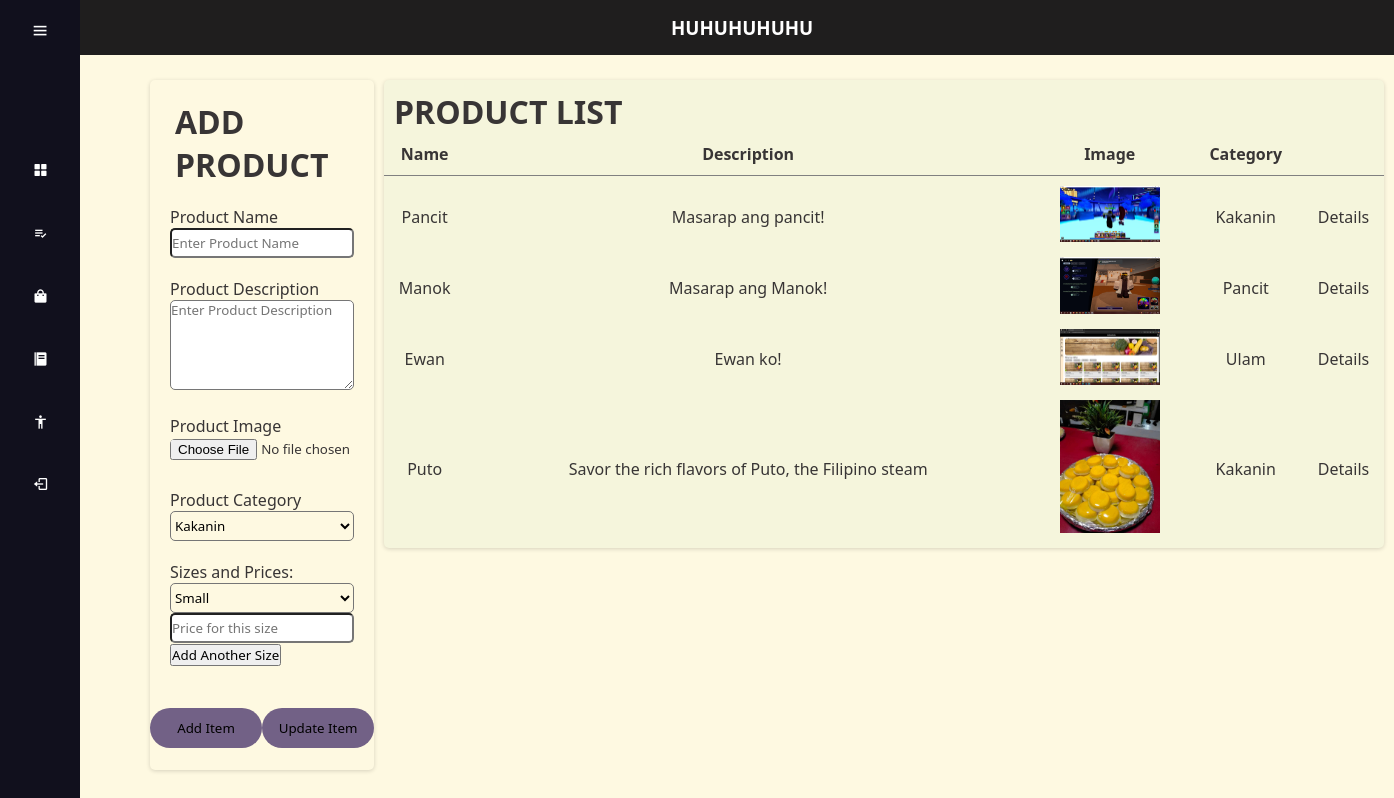
Screenshot of /SAAD/admin.php with the database file from the repository.
### tables this page shows
CREATE TABLE `food` (
  `food_id` int(10) NOT NULL,
  `Name` varchar(20) NOT NULL,
  `Description` varchar(50) NOT NULL,
  `Image` varchar(50) NOT NULL,
  `category_id` int(11) DEFAULT NULL
);

CREATE TABLE `category` (
  `category_id` int(11) NOT NULL,
  `category_name` varchar(255) NOT NULL
);

### SAAD/admin.php (the view, shortened to what this page needs)
<?php
include('connection.php');
?>
<!DOCTYPE html>
<html lang="en">
<head>
    <link rel="stylesheet" type="text/css" href="css/admin.css">
    <link href='https://unpkg.com/boxicons@2.1.4/css/boxicons.min.css' rel='stylesheet'>
</head>
<body>
    <div class="sidebar">
        <div class="top">
            <i class="bx bx-menu" id="btn"></i>
        </div>
        <div class="user">
            <div>
            </div>
        </div>
        <ul>
            <li>
                <a href="#">
                    <i class="bx bxs-grid-alt"></i>
                </a>
            </li>
            <li>
                <a href="#">
                    <i class="bx bx-list-check"></i>
                </a>
            </li>
            <li>
                <a href="#">
                    <i class="bx bxs-shopping-bag"></i>
                </a>
            </li>
            <li>
                <a href="#">
                    <i class="bx bxs-food-menu"></i>
                </a>
            </li>
            <li>
                <a href="#">
                    <i class="bx bx-body"></i>
                </a>
            </li>
            <li>
                <a href="#">
                    <i class="bx bx-log-out"></i>
                </a>
            </li>
        </ul>
    </div>
    <h3 class="head-t">HUHUHUHUHU</h3>
    <div class="product-container">
        <form action="<?php echo htmlspecialchars($_SERVER["PHP_SELF"]); ?>" method="post" enctype="multipart/form-data">
        <div class="product-box">
            <div class="product-header">
                <h1 class="product-title">ADD PRODUCT</h1>
            </div>
            <div class="edit-product">
                <label for="name">Product Name</label>
                <br>
                <input type="text" id="name" name="name" placeholder="Enter Product Name" required>
            </div>
            <div class="edit-product">
                <label for="description">Product Description</label>
                <br>
                <textarea id="description" name="description" placeholder="Enter Product Description" required></textarea>
            </div>
            <div class="edit-product">
                <label for="image">Product Image</label>
                <br>
                <input type="file" id="image" name="image" required>
            </div>
            <div class="edit-product">
                <label for="image">Product Category</label>
                <br>
                <select name="category" id="category" required>
                    <?php
                    $category_sql = "SELECT category_name FROM category";
                    $category_result = $conn->query($category_sql);
                    while ($category_row = $category_result->fetch_assoc()) {
                        echo "<option value='" . $category_row['category_name'] . "'>" . $category_row['category_name'] . "</option>";
                    }
                    ?>
                </select>
            </div>
            <div class="edit-product">
                <div id="size-pricing">
                    <label>Sizes and Prices:</label>
                    <br>
                    <div class="size-group">
                        <select name="sizes[]" required>
                            <?php
                            $size_query = "SELECT size_id, size_name FROM size";
                            $result = $conn->query($size_query);
                            if ($result->num_rows > 0) {
                                while ($row = $result->fetch_assoc()) {
                                    echo "<option value='" . $row['size_id'] . "'>" . $row['size_name'] . "</option>";
                                }
                            } else {
                                echo "<option value=''>No sizes available</option>";
                            }
                            ?>
                        </select>
                        <input type="text" name="prices[]" placeholder="Price for this size" required>
                        <br>
                        <button type="button" onclick="addSize()">Add Another Size</button>
                    </div>
                    <br>
                </div>
            </div>
            <div class="submit">
                <input type="submit" value="Add Item">
                <input type="submit" value="Update Item">
            </div>
            <br>
        </div>
        </form>
        <div class="products">
            <div class="header-container">
                <h1 class="title-container">PRODUCT LIST</h1>
            </div>
            <div class="product-list">
                <?php
                include('connection.php');
                $sql = "SELECT f.name AS food_name, f.description, f.image, c.category_name
                        FROM food f
                        LEFT JOIN category c ON f.category_id = c.category_id";
                $result = $conn->query($sql);
                if ($result->num_rows > 0) {
                    echo "<table class='table-header'>
                            <tr class='row-header'>
                                <th>Name</th>
                                <th>Description</th>
                                <th>Image</th>
                                <th>Category</th>
                                <th></th>
                            </tr>";
                    while ($row = $result->fetch_assoc()) {
                        echo "<tr>
                                <td>" . htmlspecialchars($row['food_name']) . "</td>
                                <td>" . htmlspecialchars($row['description']) . "</td>
                                <td><img src='" . htmlspecialchars($row['image']) . "' alt='Product Image' width='100'></td>
                                <td>" . htmlspecialchars($row['category_name'] ?: 'Uncategorized') . "</td>
                                <td>Details</td>
                            </tr>";
                    }
                    echo "</table>";
                } else {
                    echo "<p>No products available.</p>";
                }
                ?>
            </div>
        </div>
    </div>
</body>
</html>

### SAAD/css/admin.css (style rules this page uses)
* { margin: 0; padding: 0; box-sizing: border-box; font-family: 'Segoe UI', Tahoma, Geneva, Verdana, sans-serif; }
body { width: 100%; height: auto; color:rgb(56, 53, 53); background-color: #FEF9E1; font-family: sans-serif; }
.head-t { position: fixed; background-color: #1f1e1e; color:rgb(255, 255, 255); width: 95%; text-align: center; padding: 15px 0px 15px 0px; top: 0; z-index: 1; left: 0; right: 0; margin-left: 80px; }
.sidebar { position: fixed; top: 0; left: 0; height: 100%; width: 80px; background: #11101d; padding: 0.4rem 0.8rem; transition: all 0.5s ease; z-index: 2; }
.sidebar #btn { position: absolute; color: white; top: .4rem; left: 50%; font-size: 1.2rem; line-height: 50px; transform: translateX(-50%); cursor: pointer; }
.user { display: flex; align-items: center; margin: 1rem 0; }
.sidebar ul li { position: relative; list-style-type: none; height: 50px; width: 90%; margin: 0.8rem auto; line-height: 50px; }
.sidebar ul li a { color: white; display: flex; align-items: center; text-decoration: none; border-radius: 0.8rem; }
.sidebar ul li a i { min-width: 50px; text-align: center; height: 50px; border-radius: 12px; line-height: 50px; }
.product-container { display: flex; margin: 80px 100px; }
.product-box { flex: 1; margin-left: 50px; box-shadow: rgb(0, 0, 0, 0.16) 0px 1px 4px; border-radius: 5px; background-color: #FEF9E1; height: max-content; }
.product-header { display: flex; margin-left: 25px; }
.product-header .product-title { display: flex; margin-top: 20px; margin-right: 20px; }
.edit-product { margin: 20px 20px 20px 20px; }
.edit-product input { border-radius: 5px; width: 100%; height: 30px; }
.edit-product textarea { border-radius: 5px; width: 100%; height: 90px; }
.edit-product select { border-radius: 5px; height: 30px; width: 100%; background-color: transparent; }
input[type="submit"] { display: block; margin: 0 auto; font-weight: 300px; width: 7rem; height: 3em; cursor: pointer; border: 1px solid; border: none; border-radius: 20px; color: rgb(0, 0, 0); background-color: rgb(114, 97, 134); }
.submit { display: flex; }
.products { flex: 2; margin-left: 10px; background-color: beige; box-shadow: rgb(0, 0, 0, 0.16) 0px 1px 4px; border-radius: 5px; height: max-content; }
.header-container { display: flex; justify-content: space-between; align-items: center; padding: 10px; }
.product-list { display: flex; justify-content: center; align-items: center; }
.table-header { width: 1000px; height: 100%; border-collapse: collapse; margin-bottom: 10px; }
.row-header { border-bottom: 1px solid gray; margin-bottom: 10px; }
.row-header th { padding-bottom: 10px; }
.table-header td { text-align: center; padding-top: 10px; }

### rows the page displays
food: Name "Pancit", Description "Masarap ang pancit!", Image (picture), category.category_name "Kakanin"
food: Name "Manok", Description "Masarap ang Manok!", Image (picture), category.category_name "Pancit"
food: Name "Ewan", Description "Ewan ko!", Image (picture), category.category_name "Ulam"
food: Name "Puto", Description "Savor the rich flavors of Puto, the Filipino steam", Image (picture), category.category_name "Kakanin"

### other values shown
form field category "Kakanin"
form field value "Small"
